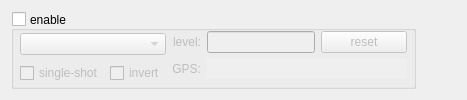
           <widget class="QWidget" name="triggerTab">
            <attribute name="title">
             <string>trigger</string>
            </attribute>
            <layout class="QHBoxLayout" name="horizontalLayout_2">
             <item>
              <widget class="QGroupBox" name="triggerGroup">
               <property name="sizePolicy">
                <sizepolicy hsizetype="Preferred" vsizetype="Expanding">
                 <horstretch>0</horstretch>
                 <verstretch>0</verstretch>
                </sizepolicy>
               </property>
               <property name="toolTip">
                <string>enable trigger</string>
               </property>
               <property name="autoFillBackground">
                <bool>false</bool>
               </property>
               <property name="title">
                <string>enable</string>
               </property>
               <property name="alignment">
                <set>Qt::AlignLeading|Qt::AlignLeft|Qt::AlignVCenter</set>
               </property>
               <property name="flat">
                <bool>false</bool>
               </property>
               <property name="checkable">
                <bool>true</bool>
               </property>
               <property name="checked">
                <bool>false</bool>
               </property>
               <layout class="QHBoxLayout" name="horizontalLayout_7">
                <property name="leftMargin">
                 <number>6</number>
                </property>
                <property name="topMargin">
                 <number>0</number>
                </property>
                <property name="rightMargin">
                 <number>6</number>
                </property>
                <property name="bottomMargin">
                 <number>0</number>
                </property>
                <item>
                 <layout class="QVBoxLayout" name="verticalLayout_3">
                  <item>
                   <widget class="QComboBox" name="triggerSelect">
                    <property name="sizePolicy">
                     <sizepolicy hsizetype="Preferred" vsizetype="Fixed">
                      <horstretch>0</horstretch>
                      <verstretch>0</verstretch>
                     </sizepolicy>
                    </property>
                    <property name="minimumSize">
                     <size>
                      <width>0</width>
                      <height>20</height>
                     </size>
                    </property>
                    <property name="toolTip">
                     <string>trigger channel</string>
                    </property>
                   </widget>
                  </item>
                  <item>
                   <layout class="QHBoxLayout" name="horizontalLayout_3">
                    <item>
                     <widget class="QCheckBox" name="triggerSingle">
                      <property name="toolTip">
                       <string>stop online update on trigger</string>
                      </property>
                      <property name="text">
                       <string>single-shot</string>
                      </property>
                     </widget>
                    </item>
                    <item>
                     <widget class="QCheckBox" name="triggerInvert">
                      <property name="toolTip">
                       <string>invert trigger (negative crossing)</string>
                      </property>
                      <property name="text">
                       <string>invert</string>
                      </property>
                     </widget>
                    </item>
                   </layout>
                  </item>
                 </layout>
                </item>
                <item>
                 <layout class="QFormLayout" name="formLayout_3">
                  <property name="labelAlignment">
                   <set>Qt::AlignRight|Qt::AlignTrailing|Qt::AlignVCenter</set>
                  </property>
                  <item row="0" column="0">
                   <widget class="QLabel" name="label_level">
                    <property name="text">
                     <string>level:</string>
                    </property>
                    <property name="alignment">
                     <set>Qt::AlignRight|Qt::AlignTrailing|Qt::AlignVCenter</set>
                    </property>
                   </widget>
                  </item>
                  <item row="0" column="1">
                   <layout class="QHBoxLayout" name="horizontalLayout_11">
                    <item>
                     <widget class="QLineEdit" name="triggerLevel">
                      <property name="sizePolicy">
                       <sizepolicy hsizetype="Fixed" vsizetype="Minimum">
                        <horstretch>0</horstretch>
                        <verstretch>0</verstretch>
                       </sizepolicy>
                      </property>
                      <property name="minimumSize">
                       <size>
                        <width>0</width>
                        <height>20</height>
                       </size>
                      </property>
                      <property name="toolTip">
                       <string>trigger level</string>
                      </property>
                     </widget>
                    </item>
                    <item>
                     <widget class="QPushButton" name="triggerResetLevel">
                      <property name="sizePolicy">
                       <sizepolicy hsizetype="Minimum" vsizetype="Minimum">
                        <horstretch>0</horstretch>
                        <verstretch>0</verstretch>
                       </sizepolicy>
                      </property>
                      <property name="minimumSize">
                       <size>
                        <width>0</width>
                        <height>0</height>
                       </size>
                      </property>
                      <property name="toolTip">
                       <string>reset trigger level to data mean</string>
                      </property>
                      <property name="text">
                       <string>reset</string>
                      </property>
                     </widget>
                    </item>
                   </layout>
                  </item>
                  <item row="1" column="0">
                   <widget class="QLabel" name="label_time">
                    <property name="text">
                     <string>GPS:</string>
                    </property>
                    <property name="alignment">
                     <set>Qt::AlignRight|Qt::AlignTrailing|Qt::AlignVCenter</set>
                    </property>
                   </widget>
                  </item>
                  <item row="1" column="1">
                   <widget class="QLineEdit" name="triggerTime">
                    <property name="sizePolicy">
                     <sizepolicy hsizetype="Fixed" vsizetype="Minimum">
                      <horstretch>0</horstretch>
                      <verstretch>0</verstretch>
                     </sizepolicy>
                    </property>
                    <property name="minimumSize">
                     <size>
                      <width>200</width>
                      <height>20</height>
                     </size>
                    </property>
                    <property name="toolTip">
                     <string>GPS time of last trigger</string>
                    </property>
                    <property name="layoutDirection">
                     <enum>Qt::LeftToRight</enum>
                    </property>
                    <property name="autoFillBackground">
                     <bool>false</bool>
                    </property>
                    <property name="frame">
                     <bool>false</bool>
                    </property>
                    <property name="alignment">
                     <set>Qt::AlignLeading|Qt::AlignLeft|Qt::AlignVCenter</set>
                    </property>
                    <property name="readOnly">
                     <bool>true</bool>
                    </property>
                   </widget>
                  </item>
                 </layout>
                </item>
               </layout>
              </widget>
             </item>
             <item>
              <spacer name="horizontalSpacer">
               <property name="orientation">
                <enum>Qt::Horizontal</enum>
               </property>
               <property name="sizeHint" stdset="0">
                <size>
                 <width>40</width>
                 <height>20</height>
                </size>
               </property>
              </spacer>
             </item>
            </layout>
           </widget>
